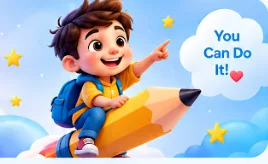
#> input picture assets/images/3d_style/hero_pencil_boy.webp, 268 x 164 px
$ python make_transparent.py ../assets/images/3d_style/hero_pencil_boy.webp ../assets/images/3d_style/3d_mountain_flag.png 100
#> lines starting #> are read from the running program, lines starting #| are printed output that depends on the picture
"""
Utility to turn solid white background images into clean transparent PNGs
with smooth edge anti-aliasing.
"""
import sys
import os
from collections import deque
from PIL import Image

def make_transparent(input_path: str, output_path: str, threshold: int = 230):
#> called with threshold = 100
    img = Image.open(input_path).convert('RGBA')
    w, h = img.size
#> w = 268; h = 164
    pix = img.load()

    visited = set()
    q = deque()

    # Border seeds
    for x in range(w):
        for y in [0, h - 1]:
            r, g, b, a = pix[x, y]
            if r >= threshold and g >= threshold and b >= threshold:
                q.append((x, y))
                visited.add((x, y))
#> after the loop, visited = 515 items

    for y in range(h):
        for x in [0, w - 1]:
            if (x, y) not in visited:
                r, g, b, a = pix[x, y]
                if r >= threshold and g >= threshold and b >= threshold:
                    q.append((x, y))
                    visited.add((x, y))
#> after the loop, visited = 826 items

    # BFS floodfill
    while q:
        cx, cy = q.popleft()
        for dx, dy in [(-1,0), (1,0), (0,-1), (0,1)]:
            nx, ny = cx + dx, cy + dy
            if 0 <= nx < w and 0 <= ny < h and (nx, ny) not in visited:
                r, g, b, a = pix[nx, ny]
                if r >= threshold and g >= threshold and b >= threshold:
                    visited.add((nx, ny))
                    q.append((nx, ny))
#> this loop made 31707 passes
#> (cx, cy) on passes 1 to 3: (0, 0), (0, 163), (1, 0)
#> after the loop, visited = 31707 items

    # Set transparency with feathering
    for x, y in visited:
        r, g, b, _ = pix[x, y]
        pix[x, y] = (r, g, b, 0)
#> this loop made 31707 passes
#> (x, y, r, g, b) on passes 1 to 3: (113, 26, 238, 203, 167), (247, 26, 243, 249, 254), (16, 93, 221, 234, 250)

    # Feather near boundary for anti-aliasing
    for x, y in visited:
        for dx, dy in [(-1,0), (1,0), (0,-1), (0,1)]:
            nx, ny = x + dx, y + dy
            if 0 <= nx < w and 0 <= ny < h and (nx, ny) not in visited:
                r, g, b, a = pix[nx, ny]
                # If pixel is very light, make semi-transparent
                brightness = (r + g + b) / 3
                if brightness > 210:
                    alpha = int(255 * (1 - (brightness - 210) / (255 - 210)))
                    pix[nx, ny] = (r, g, b, min(a, max(40, alpha)))
#> this loop made 31707 passes
#> (x, y) on passes 1 to 3: (113, 26), (247, 26), (16, 93)

    os.makedirs(os.path.dirname(output_path), exist_ok=True)
    img.save(output_path, 'PNG')
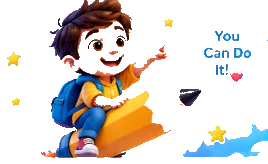
#> saved as 3d_mountain_flag.png: PIL image 268x164 RGBA; mean R, G, B, A 177.5, 185.1, 195.8, 71; transparent parts drawn white
    print(f"Successfully saved transparent PNG to {output_path} ({len(visited)} bg pixels cleared)")
#| Successfully saved transparent PNG to ../assets/images/3d_style/3d_mountain_flag.png (31707 bg pixels cleared)

if __name__ == '__main__':
    if len(sys.argv) < 3:
        print("Usage: python make_transparent.py <input_img> <output_png> [threshold]")
        sys.exit(1)
    thresh = int(sys.argv[3]) if len(sys.argv) > 3 else 230
    make_transparent(sys.argv[1], sys.argv[2], thresh)
